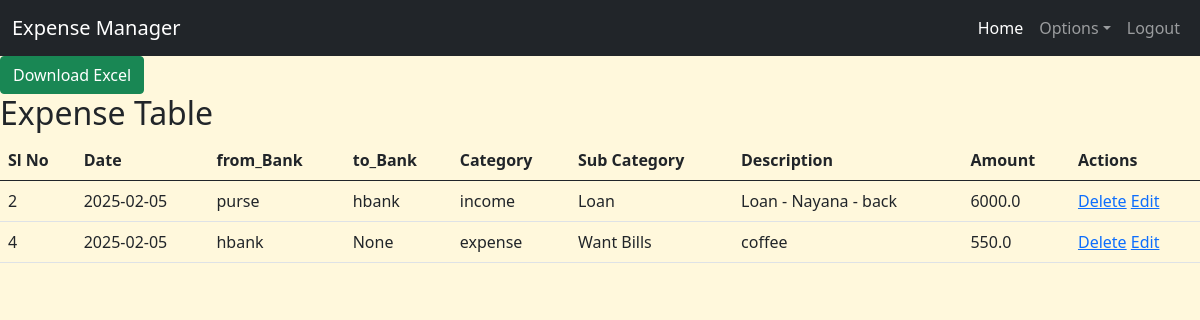
The page /view (signed in) on the database its author committed.
### app.py (models this page shows)
class IncomeExpenseManager(db.Model):
    id = db.Column(db.Integer, primary_key=True)
    date = db.Column(db.Date, nullable=False)
    from_bank = db.Column(db.String(10), nullable=True)
    to_bank = db.Column(db.String(10), nullable=True)
    category = db.Column(db.String(20), nullable=False)
    sub_category = db.Column(db.String(50), nullable=False)
    description = db.Column(db.String(100), nullable=False)
    amount = db.Column(db.Float, nullable=False)
    user_id = db.Column(db.Integer, db.ForeignKey('user.id'), nullable=False)  # NEW: Link expense to user
    user = db.relationship('User', backref=db.backref('expenses', lazy=True))  # NEW: Relationship

### app.py (the view)
@app.route('/view')
@login_required
def view_expenses():
    expenses = IncomeExpenseManager.query.filter_by(user_id=current_user.id).order_by(IncomeExpenseManager.date.desc()).all()
    return render_template('view_expenses.html', expenses=expenses)

### app.py (called while the page is built)
@login_manager.user_loader
def load_user(user_id):
    return User.query.get(int(user_id))  # Fetch user from database

### templates/view_expenses.html
{% extends 'base.html' %}
{% block content %}
<a href="{{ url_for('export_to_excel') }}" class="btn btn-success">Download Excel</a>
<br>
<h2> Expense Table </h2>
<table class="table">
    <thead>
        <tr>
            <th>Sl No</th>
            <th>Date</th>
            <th>from_Bank</th>
            <th>to_Bank</th>
            <th>Category</th>
            <th>Sub Category</th>
            <th>Description</th>
            <th>Amount</th>
            <th>Actions</th>
        </tr>
    </thead>
    <tbody>
        {% for expense in expenses %}
        <tr>
            <td>{{expense.id}}</td>
            <td>{{expense.date}}</td>
            <td>{{expense.from_bank}}</td>
            <td>{{expense.to_bank}}</td>
            <td>{{expense.category}}</td>
            <td>{{expense.sub_category}}</td>
            <td>{{expense.description}}</td>
            <td>{{expense.amount}}</td>
            <td>
                <a href="{{ url_for('delete_expense', id=expense.id) }}" onclick="return confirm('Are you sure you want to delete?');">Delete</a>
                <a href="{{ url_for('edit_expense', id=expense.id) }}">Edit</a>
        </td>
        </tr>
        {% endfor %}
    </tbody>
</table>
{% endblock %}

### templates/base.html (style rules this page uses)
body { background-color: cornsilk; }

### rows shown on the page
IncomeExpenseManager: id "2", date "2025-02-05", from_bank "purse", to_bank "hbank", category "income", sub_category "Loan", description "Loan - Nayana - back", amount "6000.0"
IncomeExpenseManager: id "4", date "2025-02-05", from_bank "hbank", to_bank "None", category "expense", sub_category "Want Bills", description "coffee", amount "550.0"
